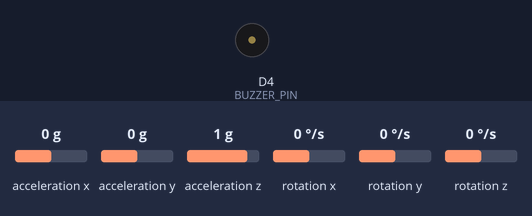
Simulated run of this sketch. Board: ESP8266 (NodeMCU). On the bench: buzzer (waves = sounding, pin HIGH). The inputs (shaded band) are chosen by the test bench; at power-on: acceleration x 0 g, acceleration y 0 g, acceleration z 1 g, rotation x 0 °/s, rotation y 0 °/s, rotation z 0 °/s. WiFi joins after 1.5 s; servers stay silent unless stated; uploads are accepted with an empty reply; what the sketch prints to the serial monitor is not drawn.

Above: at 2.7 s.
2.8 s: acceleration x set to -0.8 g
4.3 s: acceleration x set to -1.1 g
At 4.9 s:
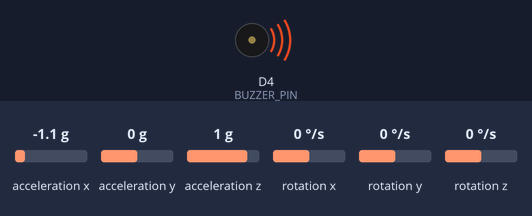
Timing chart, 0 to 7.3 s (numbered marks = the images above; inputs shaded):
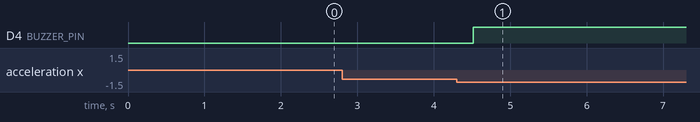

Measured:
- the behaviour switches between -0.9 and -1 g on acceleration x (found by bisection; images 0 and 1)
- after the input at 2.8 s, every drawn part: stays the same
- after the input at 4.3 s, D4 (BUZZER_PIN): LOW → HIGH after 0.22 s

The sketch:

motion_tamper_buzzer.ino
```cpp
#include <ESP8266WiFi.h>
#include <WiFiClientSecure.h>
#include <base64.h> // Required for Twilio Authentication
#include <Wire.h>
#include <MPU6050.h>

// 🔹 WiFi Credentials
const char* ssid = "*************";
const char* password = "***********";

// 🔹 Twilio API Credentials
const char* account_sid = "################"; // twilio account sis
const char* auth_token = "#################"; //twilio auth token
const char* twilio_number = "***********"; //twilio_number
const char* recipient_number = "*************"; //your phone number

// 🔹 Secure WiFi Client for HTTPS
WiFiClientSecure client;

// 🔹 Motion Sensor Pin
int sensor = D3;              // The pin that the sensor is attached to
int state = LOW;             // Default state: No motion detected
int val = 0;                 // Variable to store the sensor status (value)

// 🔹 MPU6050 Tamper Detection
#define BUZZER_PIN D4         // Buzzer pin
MPU6050 mpu;

bool tamperDetected = false;
unsigned long tamperTime = 0;

// Thresholds for tilt detection (adjust based on sensitivity)
const int THRESHOLD_X = 16000;
const int THRESHOLD_Y = 16000;
const int THRESHOLD_Z = 18000;

// Function to Send SMS via Twilio
void sendSMS(String message) {
  Serial.println("Connecting to Twilio...");

  client.setInsecure(); // Ignore SSL verification (required for ESP8266)
  if (!client.connect("api.twilio.com", 443)) {
    Serial.println("Connection to Twilio Failed!");
    return;
  }

  // Twilio API Endpoint
  String url = "/2010-04-01/Accounts/" + String(account_sid) + "/Messages.json";
  String postData = "To=" + String(recipient_number) + "&From=" + String(twilio_number) + "&Body=" + message;
  String auth = "Basic " + base64::encode(String(account_sid) + ":" + String(auth_token));

  Serial.println("Sending HTTP POST request...");

  client.println("POST " + url + " HTTP/1.1");
  client.println("Host: api.twilio.com");
  client.println("Authorization: " + auth);
  client.println("Content-Type: application/x-www-form-urlencoded");
  client.print("Content-Length: ");
  client.println(postData.length());
  client.println();
  client.println(postData);

  // Read Twilio Response
  while (client.connected()) {
    String line = client.readStringUntil('\n');
    if (line == "\r") break;
  }

  Serial.println("Message Sent Successfully!");
}

// 🔹 Setup Function
void setup() {
  Serial.begin(115200);

  // WiFi setup
  Serial.print("Connecting to WiFi: ");
  Serial.println(ssid);
  WiFi.begin(ssid, password);

  while (WiFi.status() != WL_CONNECTED) {
    delay(500);
    Serial.print(".");
  }
  Serial.println("\n WiFi Connected!");

  // Motion sensor setup
  pinMode(sensor, INPUT);

  // MPU6050 setup
  Wire.begin();
  mpu.initialize();

  if (mpu.testConnection()) {
    Serial.println("MPU6050 Connected!");
  } else {
    Serial.println("MPU6050 Connection Failed!");
    while (1);
  }

  pinMode(BUZZER_PIN, OUTPUT);
  digitalWrite(BUZZER_PIN, LOW);
}

// 🔹 Loop Function
void loop() {
  // Motion detection
  val = digitalRead(sensor);

  if (val == HIGH) {
    if (state == LOW) {
      Serial.println("Motion detected!");
      sendSMS("🚨 Motion Detected near your sensor!");
      state = HIGH;
    }
  } else {
    if (state == HIGH) {
      Serial.println("Motion stopped!");
      state = LOW;
    }
  }

  // MPU6050 Tamper Detection
  int16_t ax, ay, az;
  mpu.getAcceleration(&ax, &ay, &az);

  if (abs(ax) > THRESHOLD_X || abs(ay) > THRESHOLD_Y || abs(az) > THRESHOLD_Z) {
    Serial.println("Tamper detected! Buzzer ON...");
    triggerTamper();
    sendSMS("🚨 Tampering detected! Immediate action required.");
  }

  // Deactivate the buzzer after 5 seconds
  if (tamperDetected && (millis() - tamperTime > 5000)) {
    tamperDetected = false;
    Serial.println("Buzzer OFF.");
    digitalWrite(BUZZER_PIN, LOW);
  }

  delay(500);
}

void triggerTamper() {
  tamperDetected = true;
  tamperTime = millis();
  digitalWrite(BUZZER_PIN, HIGH);
}
```
